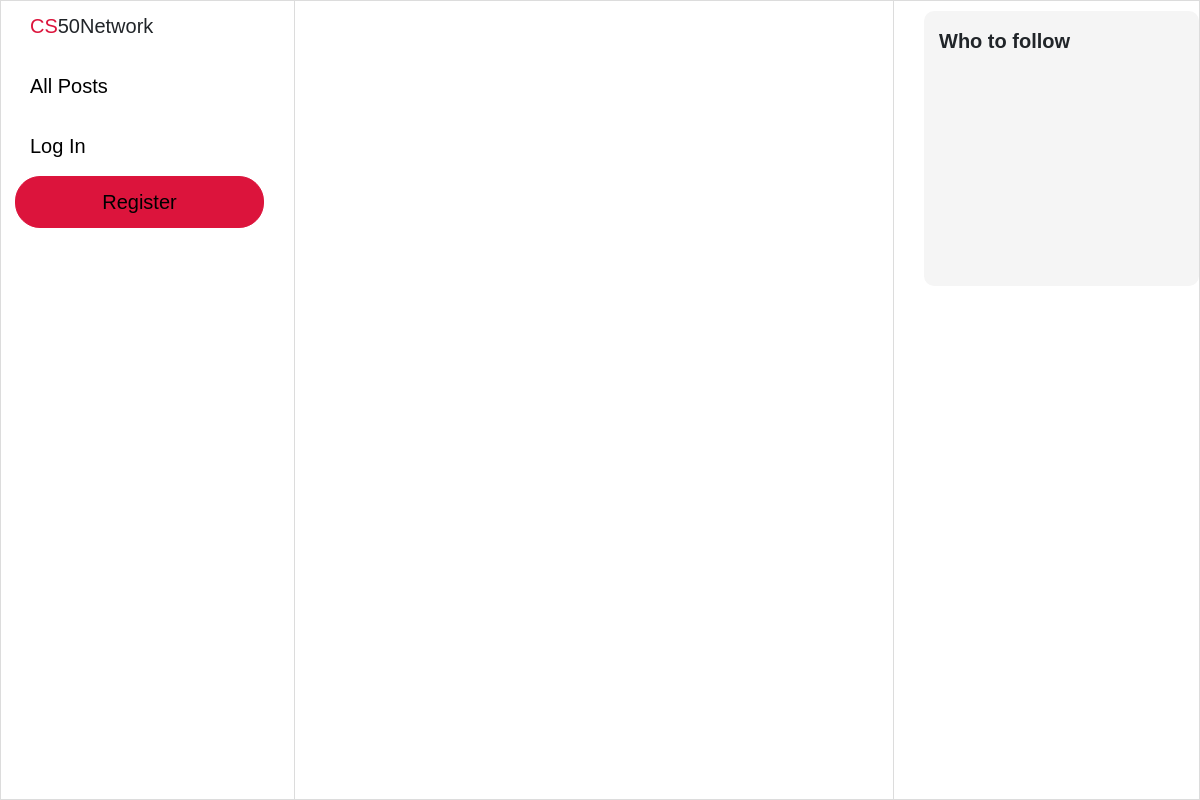
/, run on an earlier commit of the app's database.
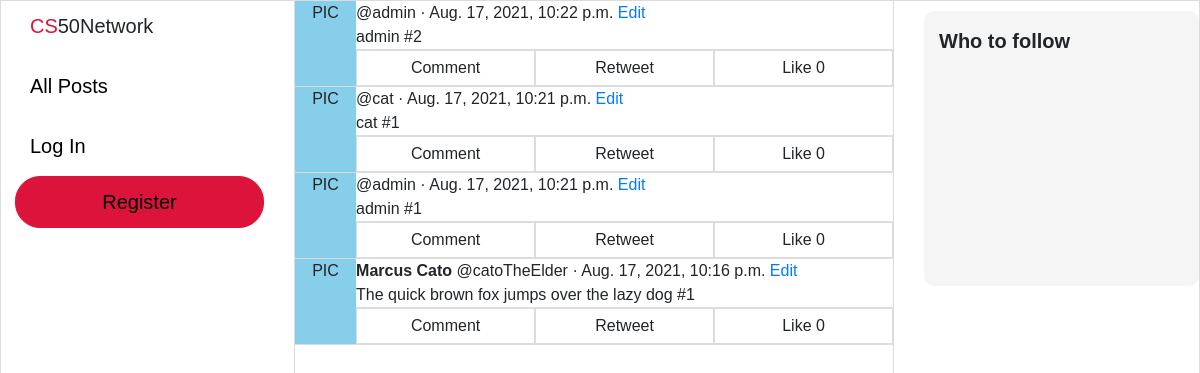
And on a later commit of the database.
### network/models.py (models this page shows, shortened)
class Post(models.Model):
    user = models.ForeignKey("User", on_delete=models.CASCADE, related_name="posts")
    body = models.TextField(blank=True, max_length=280)
    likes = models.ManyToManyField("User", blank=True, related_name="likes")
    timestamp = models.DateTimeField(auto_now_add=True)

class User(AbstractUser):
    pass

### network/views.py (the view)
# urls.py: path("", views.index, name="index"),
def index(request):
    posts = Post.objects.all().order_by('-timestamp')
    context = {"posts": posts}
    return render(request, "network/index.html", context)

### network/templates/network/index.html (shortened to what this page needs)
{% extends "network/layout.html" %}
{% block body %}
    {% for post in posts %}
        <div class="post-container">
            <div class="profile-pic">
                PIC
            </div>
            <div class="post-body-container">
                <div class="post-body-top">
                    <b>{{ post.user.first_name }} {{ post.user.last_name }} </b> @{{ post.user.username }} · {{ post.timestamp }}
                    <a class="edit" href=""#>Edit</a>
                </div>
                <div class="post-body">
                    {{ post.body }}
                </div>
                <div class="post-options">
                    <li>Comment</li>
                    <li>Retweet</li>
                    <li>
                        <a>
                            Like <span>{{ post.likes.all.count }}</span>
                        </a>
                    </li>
                </div>
            </div>
        </div>
    {% endfor %}
{% endblock %}

### network/templates/network/layout.html (shortened to what this page needs)
{% load static %}
<!DOCTYPE html>
<html lang="en">
    <head>
        <link rel="stylesheet" href="https://stackpath.bootstrapcdn.com/bootstrap/4.4.1/css/bootstrap.min.css">
        <link href="{% static 'network/styles.css' %}" rel="stylesheet">
    </head>
    <body>
        <div class="left-pane">
            <nav class="navigation-bar">
                    <div class="logo">
                        <div><span style="color: crimson">CS</span>50Network</div>
                    </div>
                    <div class="navigation-item-container">
                        <div class="navigation-item">
                            <a class="navigation-link" href="{% url 'index' %}">All Posts</a>
                        </div>
                    </div>
                    {% if user.is_authenticated %}
                    <div class="logout">
                        <a class="navigation-link" href="{% url 'logout' %}">Log Out</a>
                    </div>
                    {% else %}
                    <div class="navigation-item-container">
                        <div class="navigation-item">
                            <a class="navigation-link" href="{% url 'login' %}">Log In</a>
                        </div>
                    </div>
                    <div class="register">
                        <a class="navigation-link" href="{% url 'register' %}">Register</a>
                    </div>
                    {% endif %}
            </nav>
        </div>
        <div class="body">
            {% block body %}
            {% endblock %}
        </div>
        <div class="right-pane">
            <div class="who-to-follow-container">
                <div class="who-to-follow">
                    <p>Who to follow</p>
                </div>
            </div>
        </div>
    </body>
</html>

### network/static/network/styles.css (style rules this page uses)
body { border: 1px solid gainsboro; display: grid; font-family: Arial, Helvetica, sans-serif; font-size: 18px; grid-template-columns: 2fr minmax(400px, 600px) 2fr; grid-template-rows: 1fr; height: 100vh; width: 100vw; overflow: hidden; }
.navigation-bar { font-size: 20px; margin-top: 10px; margin-left: auto; margin-right: 30px; max-width: 250px; width: 85%; }
.logo { cursor: default; padding-left: 15px; padding-bottom: 15px; }
.navigation-item-container { display: block; }
.navigation-item { border-radius: 25px; display: inline-block; margin: 5px 0 5px 0; padding: 10px 15px 10px 15px; transition: background-color 0.15s linear; }
.navigation-link { color: black; }
.logout, .register { background-color: crimson; border: 1px solid crimson; border-radius: 25px; display: flex; justify-content: center; padding: 10px 0 10px 0; transition: filter 0.25s; width: 100%; }
.body { border-left: 1px solid gainsboro; border-right: 1px solid gainsboro; overflow: scroll; width: 100%; }
.post-container { background-color: white; border-bottom: 1px solid gainsboro; display: flex; font-size: 16px; height: auto; width: 100%; }
.profile-pic { text-align: center; width: 68px; background-color: skyblue; }
.post-body-container { width: 100%; }
.post-options { border-top: 1px solid gainsboro; display: flex; justify-content: space-around; }
.post-options li { border: 1px solid gainsboro; list-style: none; padding: 5px 0 5px 0; text-align: center; width: 100%; }
.right-pane { display: block; justify-content: left; }
.who-to-follow-container { margin-top: 10px; margin-left: 30px; height: 275px; width: 275px; }
.who-to-follow { background-color: whitesmoke; border-radius: 10px; padding: 15px; height: 100%; width: 100%; }
.who-to-follow p { font-size: 20px; font-weight: bold; }

What changed in the data, as far as the page shows it:
added Post: user.username "admin", timestamp "Aug. 17, 2021, 10:22 p.m.", body "admin #2", likes.all.count "0"
added Post: user.username "cat", timestamp "Aug. 17, 2021, 10:21 p.m.", body "cat #1", likes.all.count "0"
added Post: user.username "admin", timestamp "Aug. 17, 2021, 10:21 p.m.", body "admin #1", likes.all.count "0"
added Post: user.first_name "Marcus", user.last_name "Cato", user.username "catoTheElder", timestamp "Aug. 17, 2021, 10:16 p.m.", body "The quick brown fox jumps over the lazy dog #1", likes.all.count "0"
